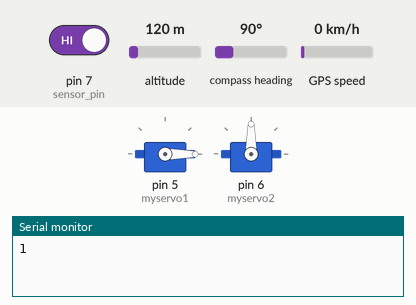
Simulated run of this sketch. Board: Arduino Mega 2560, built with avr-gcc and run on an emulated ATmega2560. Shown: 2 × servo, the last lines printed to the serial monitor. The inputs (shaded band) are chosen by the test bench; at power-on: pin 7 (sensor_pin) HIGH, altitude 120 m, compass heading 90°, GPS speed 0 km/h. The GPS gets a fix after 3 s at 37.7749, -122.4194 with 8 satellites.

Above: at 1.2 s.
1.3 s: pin 7 (sensor_pin) driven LOW
At 2.49 s:
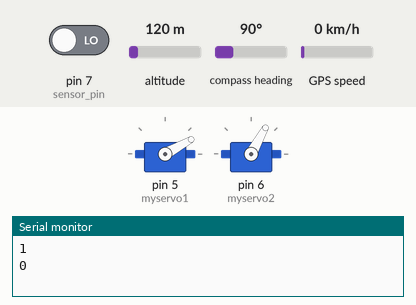
At 4.2 s:
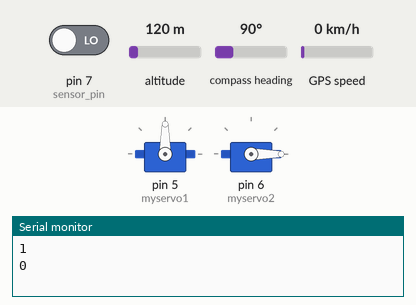
Timing chart, 0 to 7.3 s (numbered marks = the images above; inputs shaded):
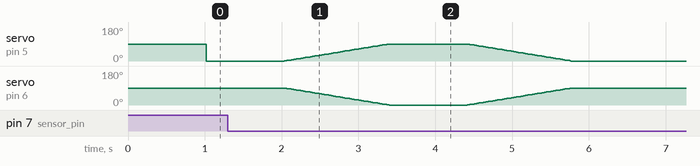

Measured:
- after the input at 1.3 s, servo on pin 5 (myservo1): rises from 0° to 90° in 1.4 s, then falls to 0° in 2.4 s

The sketch:

BoatoBed.ino
```cpp
#include <TinyGPS++.h>   //including GPS Library

TinyGPSPlus gps;

volatile float minutes, seconds;
volatile int degree, secs, mins;
String messageString;             // variable to store the gps location

#include <Servo.h>     //including Servo library
#define sensor_pin 7   //Define sensor pin as 2

Servo myservo1;  // create servo object to control a servo
Servo myservo2;
int pos = 0;    // variable to store the servo position
String gsm;

void setup()
{
  myservo1.attach(5);  // attaches the servo on pin 9 to the servo object
  myservo2.attach(6);
  pinMode(sensor_pin, INPUT);  // set as sensor pin as input
  Serial.begin(9600);
  Serial1.begin(9600);

}

void loop()
{
  smartDelay(1000);
  unsigned long start;
  double lat_val, lng_val, alt_m_val;
  bool loc_valid, alt_valid;
  lat_val = gps.location.lat();
  lng_val = gps.location.lng();
  loc_valid = gps.location.isValid();
  alt_m_val = gps.altitude.meters();
  alt_valid = gps.altitude.isValid();
  DegMinSec(lat_val);
  DegMinSec(lng_val);
  String latt = String(lat_val,6);
  String lngg = String(lng_val,6);
  messageString = "http://www.google.com/maps/place/"+latt+","+lngg;


  int sensor_value = digitalRead(sensor_pin);
  Serial.println(sensor_value);
  if(sensor_value == 0)
  {
    for (pos = 0; pos <= 90; pos += 1)  // goes from 0 degrees to 60 degrees // in steps of 1 degree
    {
      myservo1.write(pos);
      // tell servo to go to position in variable 'pos'
      myservo2.write(90-pos);
      delay(15);                       // waits 15ms for the servo to reach the position
    }
    delay(1000);
    for (pos = 90; pos >= 0; pos -= 1)   // goes from 180 degrees to 0 degrees
    {
      myservo1.write(pos);
      // tell servo to go to position in variable 'pos'
      myservo2.write(90-pos);
      delay(15);                       // waits 15ms for the servo to reach the position
    }


    String gsm = Serial.readString();
    gsm.remove(gsm.length()-1);
    Serial.println(gsm.length());

    Serial.println("Moisture Detected");
    //GSM Start(Msg)
    Serial.println("AT+CMGF=1");  //set to message mode
    delay(1000);
    Serial.println("AT+CMGS=\"+919446085692\"\r"); // mobile number to send sms
    delay(1000);
    Serial.print("GPS Location:");
    Serial.println(messageString);// The SMS text you want to send
    delay(1000);
    Serial.println((char)26);// ASCII code of CTRL+Z
    delay(10000);
    Serial.println("AT+CMGF=1");  //set to message mode
    delay(1000);
    Serial.println("AT+CMGS=\"+919447037692\"\r");   // mobile number to send sms
    delay(1000);
    Serial.print("GPS Location:");
    Serial.println(messageString);// The SMS text you want to send
    delay(1000);
    Serial.println((char)26);// ASCII code of CTRL+Z
    delay(10000);
  }
  else if(sensor_value == 1)
    {
    myservo1.write(pos);
    myservo2.write(90-pos);
    }
}

static void smartDelay(unsigned long ms)
{
  unsigned long start = millis();
  do
  {
    while (Serial1.available())
    gps.encode(Serial1.read());
  } while (millis() - start < ms);
}

void DegMinSec( double tot_val)
{
  degree = (int)tot_val;
  minutes = tot_val - degree;
  seconds = 60 * minutes;
  minutes = (int)seconds;
  mins = (int)minutes;
  seconds = seconds - minutes;
  seconds = 60 * seconds;
  secs = (int)seconds;
}
```
